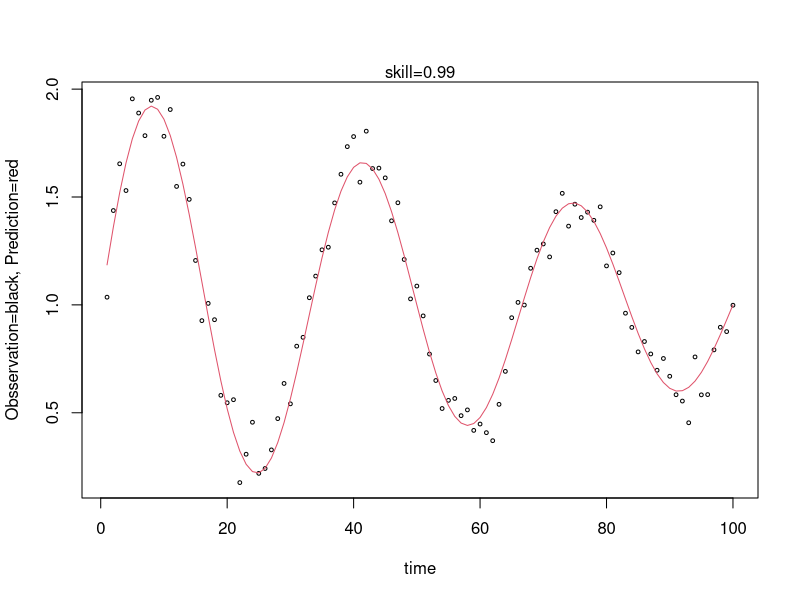

This figure's R source:
## ---- chunk 1
skill <- function(O, P)
{
    Obar <- mean(O, na.rm=TRUE)
    Oprime <- O - Obar
    Pprime <- P - Obar
    ssqr <- function(x) sum(x^2, na.rm=TRUE)
    1 - ssqr(P-O) / ssqr(abs(Pprime) + abs(Oprime))
}
## ---- chunk 2
n <- 100
i <- seq_len(n)
P <- 1 + exp(-i/n) * sin(2 * pi * i / (n/3))
O <- P + rnorm(n, sd=0.1)
plot(i, O, type="p", cex=0.5, ylim=range(c(O, P)),
    xlab="time", ylab="Obsservation=black, Prediction=red")
lines(i, P, col=2)
mtext(sprintf("skill=%.2f", skill(O, P)))
